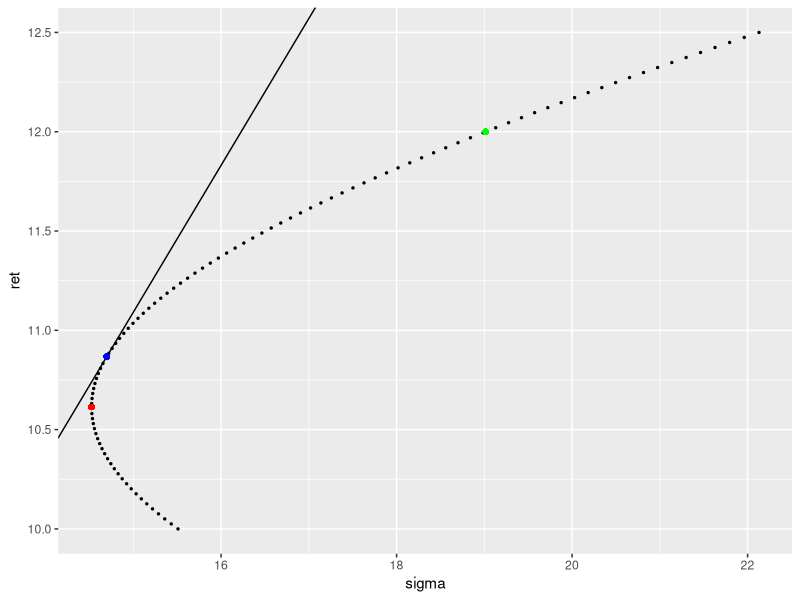

Source code (R):
# --- Carrega livrarias ----
library(ggplot2)
library(dplyr)
library(readxl)

# Limpa variaveis
rm(list=ls())

# ----- importa Dados -----
Data <- read_excel("./Lista 1/Monitoria1.xlsx", sheet = "Q7", 
                   range = "B2:C7")
Correlation = read_excel("./Lista 1/Monitoria1.xlsx", sheet = "Q7", 
                         range = "F2:J7")

# ----- Trabalha os Dados -----
# Constroi a matriz de variancia e covariancia
omega = as.matrix(Data["Std"]) %*% t(as.matrix(Data["Std"])) * Correlation

# Constroi o vetor de retorno
ret = as.matrix(Data["Mean"])

# constroi o vetor de 1's
one = rep(1, length(ret))


# ----- Fronteira Eficiente -----

# Constroi matrizes A B C 
A = as.numeric(t(one) %*% solve(omega) %*% one)
B = as.numeric(t(one) %*% solve(omega) %*% ret)
C = as.numeric(t(ret) %*% solve(omega) %*% ret)

# Determina os pontos de retorno que serao calculados
min = 10
max = 12.5

# inicializa o vetor de respostas
N = 100
result = matrix(NA, nrow = N, ncol = 2)
colnames(result) = c("ret", "sigma")

result[,1] = seq(from = min, to = max, length.out = N)

for (i in 1:N)
{
  mu = result[i,"ret"]
  
  # Constroi Lambda1 e lambda2
  L1 = as.numeric((C-B*mu)/(A*C-B^2))
  L2 = as.numeric((A*mu-B)/(A*C-B^2))
  
  # Calcula os pesos
  w = L1* solve(omega) %*% one + L2 * solve(omega) %*% ret
  
  # Calcula o sigma
  sigma = (t(w) %*% as.matrix(omega) %*% w)^0.5
  
  result[i,"sigma"] = sigma
}

# transforma em data frame para imprimir
data_fronteira = as.data.frame(result)

# ----- Minima Variancia -----

w_2 = as.numeric(solve(t(one) %*% solve(omega) %*% one)) * solve(omega) %*% one

ret_min = t(ret) %*% w_2
var_min = t(w_2) %*% as.matrix(omega) %*% w_2
std_min = var_min^0.5

data_minVar = data.frame("ret" = ret_min, "std" = std_min)


# ----- CAL LINE -----

w_cal = as.numeric(solve(t(one) %*% solve(omega) %*% ret)) * solve(omega) %*% ret
ret_CAL = t(ret) %*% w_cal
var_CAL = t(w_cal) %*% as.matrix(omega) %*% w_cal
std_CAL = var_CAL^0.5

data_CAL = data.frame("ret" = ret_CAL, "std" = std_CAL)
colnames(data_CAL) = c("ret", "std")
slope_CAL = ret_CAL/std_CAL

# ----- Retorno especifico -----
mu = 12

A = as.numeric(t(one) %*% solve(omega) %*% one)
B = as.numeric(t(one) %*% solve(omega) %*% ret)
C = as.numeric(t(ret) %*% solve(omega) %*% ret)

lambda_1 = (C-B*mu)/(A*C - B*B)
lambda_2 = (A*mu-B)/(A*C - B*B)

w_retEspec =  lambda_1 * solve(omega) %*% one + lambda_2 * solve(omega) %*% ret

ret_retEspec = t(ret) %*% w_retEspec
var_retEspec = t(w_retEspec) %*% as.matrix(omega) %*% w_retEspec
std_retEspec = var_retEspec^0.5

data_retEspec = data.frame("ret" = ret_retEspec, "std" = std_retEspec)
colnames(data_retEspec) = c("ret", "std")


# ----- Impressao do grafico -----
d = arrange(data_fronteira, ret)

# realiza a impressao
ggplot(d, aes(x=sigma, y=ret)) + geom_point(size=0.5) +
  geom_point(data = data_minVar, aes(x=std, y=ret), shape = 16, colour="red", size = 2) +
  geom_abline(intercept = 0, slope = as.numeric(slope_CAL)) +
  geom_point(data = data_CAL, aes(x=std, y=ret), shape = 16, colour="blue", size = 2) +
  geom_point(data = data_retEspec, aes(x=std, y=ret), shape = 16, colour="green", size = 2)  
# ggplot(data, aes(x=Sdv, y=Ret, color=Type)) + geom_point() + ylim(c(5,15)) + xlim(c(0,40))


